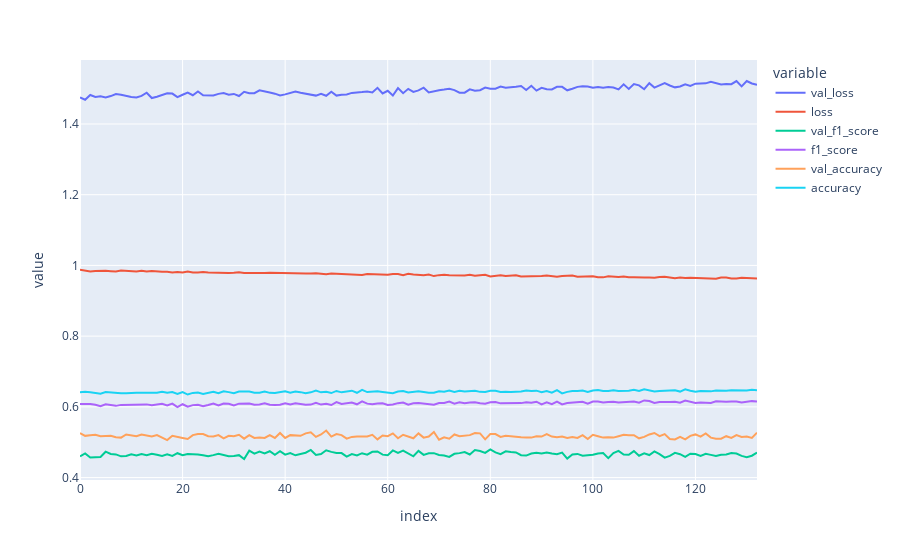

The notebook cell this image was saved under:
### Code cell
import plotly.express as px

# Babysit the model - use you favourite plot
px.line(
    pd.DataFrame(
        {  'val_loss':history.history['val_loss'],
            "loss": history.history["loss"],
            'val_f1_score':history.history['val_f1_score'],
            "f1_score": history.history["f1_score"],
            'val_accuracy':history.history['val_accuracy'],
            'accuracy':history.history['accuracy']
        }
    )
)

### Figure 1 — Plotly figure (JSON) as saved in the notebook; plotly's stock layout.template omitted (floating-point values rounded to 4 significant figures; data arrays with more than 128 entries replaced by an {"elided": "..."} marker saying what was removed)
{"data": [{"hovertemplate": "variable=val_loss<br>index=%{x}<br>value=%{y}<extra></extra>", "legendgroup": "val_loss", "line": {"color": "#636efa", "dash": "solid"}, "marker": {"symbol": "circle"}, "mode": "lines", "name": "val_loss", "orientation": "v", "showlegend": true, "type": "scatter", "x": {"elided": "133 int values"}, "xaxis": "x", "y": {"elided": "133 float values"}, "yaxis": "y"}, {"hovertemplate": "variable=loss<br>index=%{x}<br>value=%{y}<extra></extra>", "legendgroup": "loss", "line": {"color": "#EF553B", "dash": "solid"}, "marker": {"symbol": "circle"}, "mode": "lines", "name": "loss", "orientation": "v", "showlegend": true, "type": "scatter", "x": {"elided": "133 int values"}, "xaxis": "x", "y": {"elided": "133 float values"}, "yaxis": "y"}, {"hovertemplate": "variable=val_f1_score<br>index=%{x}<br>value=%{y}<extra></extra>", "legendgroup": "val_f1_score", "line": {"color": "#00cc96", "dash": "solid"}, "marker": {"symbol": "circle"}, "mode": "lines", "name": "val_f1_score", "orientation": "v", "showlegend": true, "type": "scatter", "x": {"elided": "133 int values"}, "xaxis": "x", "y": {"elided": "133 float values"}, "yaxis": "y"}, {"hovertemplate": "variable=f1_score<br>index=%{x}<br>value=%{y}<extra></extra>", "legendgroup": "f1_score", "line": {"color": "#ab63fa", "dash": "solid"}, "marker": {"symbol": "circle"}, "mode": "lines", "name": "f1_score", "orientation": "v", "showlegend": true, "type": "scatter", "x": {"elided": "133 int values"}, "xaxis": "x", "y": {"elided": "133 float values"}, "yaxis": "y"}, {"hovertemplate": "variable=val_accuracy<br>index=%{x}<br>value=%{y}<extra></extra>", "legendgroup": "val_accuracy", "line": {"color": "#FFA15A", "dash": "solid"}, "marker": {"symbol": "circle"}, "mode": "lines", "name": "val_accuracy", "orientation": "v", "showlegend": true, "type": "scatter", "x": {"elided": "133 int values"}, "xaxis": "x", "y": {"elided": "133 float values"}, "yaxis": "y"}, {"hovertemplate": "variable=accuracy<br>index=%{x}<br>value=%{y}<extra></extra>", "legendgroup": "accuracy", "line": {"color": "#19d3f3", "dash": "solid"}, "marker": {"symbol": "circle"}, "mode": "lines", "name": "accuracy", "orientation": "v", "showlegend": true, "type": "scatter", "x": {"elided": "133 int values"}, "xaxis": "x", "y": {"elided": "133 float values"}, "yaxis": "y"}], "layout": {"legend": {"title": {"text": "variable"}, "tracegroupgap": 0}, "margin": {"t": 60}, "xaxis": {"anchor": "y", "domain": [0, 1], "title": {"text": "index"}}, "yaxis": {"anchor": "x", "domain": [0, 1], "title": {"text": "value"}}}}
